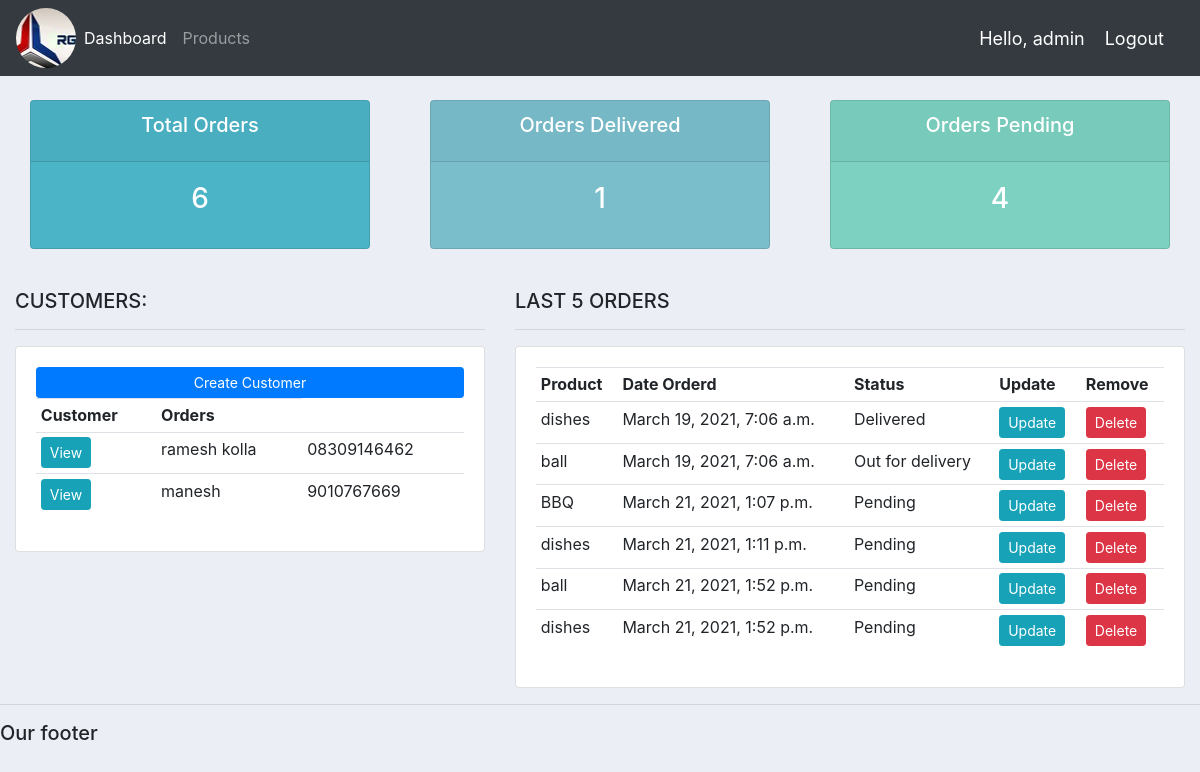
Page / (signed in) on the earlier database version.
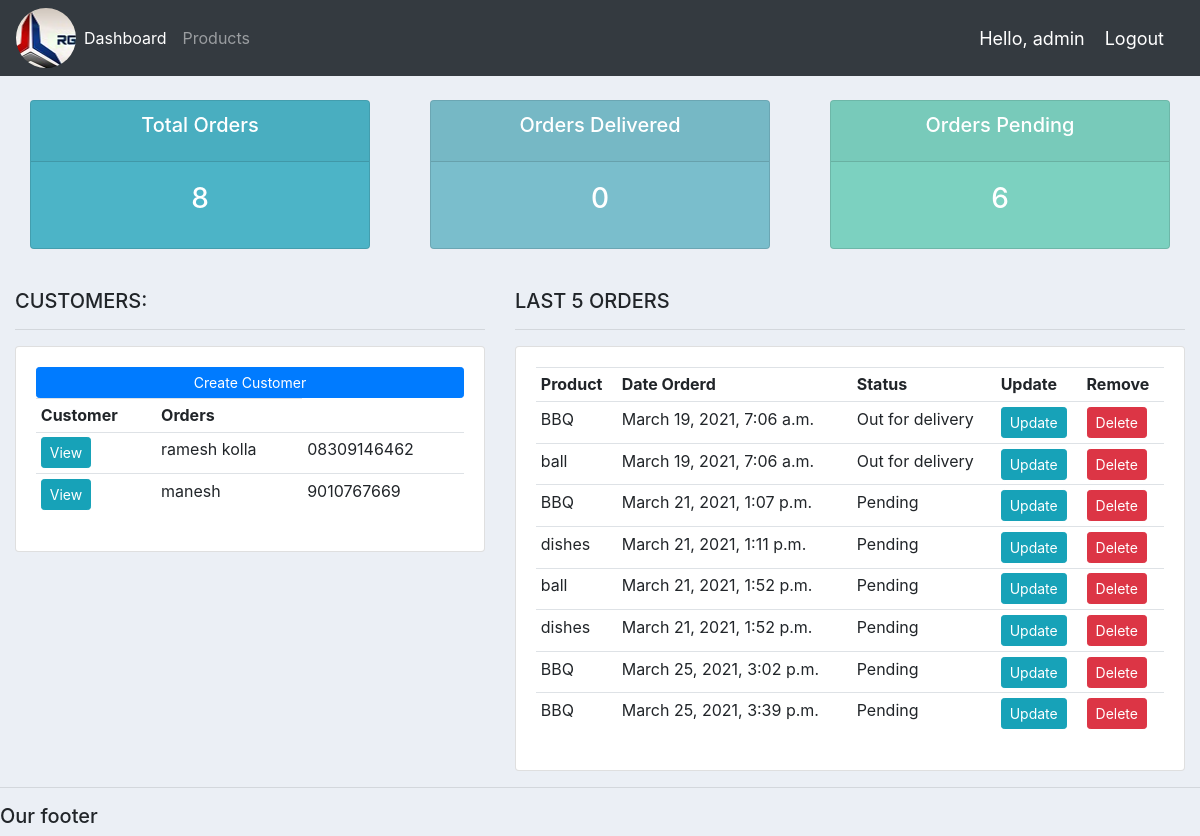
Same page on the later database version.
### accounts/models.py (models this page shows, shortened)
class Customer(models.Model):
    user=models.OneToOneField(User,null=True,blank=True,on_delete=models.CASCADE)
    name=models.CharField(max_length=100,null=True)
    phone=models.CharField(max_length=100,null=True)
    email=models.CharField(max_length=100,null=True)
    profile_pic=models.ImageField(default='profile1.png',null=True,blank=True)
    date_created=models.DateTimeField(auto_now_add=True)

class Order(models.Model):
    STATUS=(
        ('Pending','Pending'),
        ('Out for delivery','Out for delivery'),
        ('Delivered','Delivered')
    )
    customer=models.ForeignKey(Customer,null=True,on_delete=models.SET_NULL)
    product=models.ForeignKey(Product,null=True,on_delete=models.SET_NULL)
    date_created = models.DateTimeField(auto_now_add=True)
    status=models.CharField(max_length=200,null=True,choices=STATUS)
    note = models.CharField(max_length=1000, null=True)

class Product(models.Model):
    CATEGORY=(
        ('Indor','Indoor'),
        ('Out Door','Out Door')
    )
    name=models.CharField(max_length=100,null=True)
    price=models.FloatField(null=True)
    category=models.CharField(max_length=100,null=True,choices=CATEGORY)
    description=models.CharField(max_length=100,null=True,blank=True)
    date_created=models.DateTimeField(auto_now_add=True)
    tags=models.ManyToManyField(Tag)
    def __str__(self):
        return self.name

### accounts/decorators.py (the view)
	def wrapper_function(request, *args, **kwargs):
		group = None
		if request.user.groups.exists():
			group = request.user.groups.all()[0].name
		if group == 'customer':
			return redirect('user-page')
		if group == 'admin':
			return view_func(request, *args, **kwargs)

### accounts/views.py (called while the page is built)
@login_required(login_url='login')
@admin_only
def home(request):
    orders=Order.objects.all()
    customers=Customer.objects.all()
    total_customers=customers.count()
    total_orders=orders.count()
    delivered=orders.filter(status='Delivered').count()
    pending = orders.filter(status='Pending').count()
    custom={'orders':orders,
            'customers':customers,
            'total_orders':total_orders,
            'pending':pending,
            'delivered':delivered}
    return render(request, 'accounts/dashboard.html',custom)

### accounts/templates/accounts/dashboard.html
{%extends 'accounts/main.html'%}
{%block content%}
{%include 'accounts/status.html'%}
<br>
<div class="row">
	<div class="col-md-5">
		<h5>CUSTOMERS:</h5>
		<hr>
		<div class="card card-body">
			<a class="btn btn-primary  btn-sm btn-block" href="">Create Customer</a>
			<table class="table table-sm">
				<tr>
					<th>Customer</th>
					<th>Orders</th>
					<tr>
						{%for customer in customers%}
						<tr>
				<td><a class="btn btn-sm btn-info"  href="{%url 'customer' customer.id%}" >View</a></td>
							<td>{{customer.name}}</td>
							<td>{{customer.phone}}</td>
						</tr>
						{%endfor%}
					</tr>
				</tr>
			</table>
		</div>
	</div>
	<div class="col-md-7">
		<h5>LAST 5 ORDERS</h5>
		<hr>
		<div class="card card-body">
			<table class="table table-sm">
				<tr>
					<th>Product</th>
					<th>Date Orderd</th>
					<th>Status</th>
					<th>Update</th>
					<th>Remove</th>
				</tr>
						{%for order in orders%}
						<tr>
							<td>{{order.product}}</td>
							<td>{{order.date_created}}</td>
							<td>{{order.status}}</td>
							<td><a class="btn btn-sm btn-info" href="{%url 'update_order' order.id %}">Update</a></td>
							<td><a  class="btn btn-sm btn-danger"href="{%url 'delete_order' order.id %}">Delete</a></td>
						</tr>
						{%endfor%}
			</table>
		</div>
	</div>
</div>
{%endblock%}

### accounts/templates/accounts/main.html (shortened to what this page needs)
{% load static %}
<!DOCTYPE html>
<html lang="en">
<head>
    <link rel="stylesheet" href="https://maxcdn.bootstrapcdn.com/bootstrap/4.0.0/css/bootstrap.min.css"
>
    <link rel="stylesheet" type="text/css" href="{%static '/css/main.css'%}">
</head>
<body>
{%include 'accounts/navbar.html'%}
<div class="container-fluid">
{%block content%}
{%endblock%}
</div>
<hr>
<h5>Our footer</h5>
</body>
</html>

### accounts/templates/accounts/navbar.html (shortened to what this page needs)
{% load static %}
<nav class="navbar navbar-expand-lg navbar-dark bg-dark">
  <img src="{%static '/images/logo2.png'%}">
  <div class="collapse navbar-collapse" id="navbarNavAltMarkup">
    <div class="navbar-nav">
       {% if request.user.is_staff %}
      <li class="nav-item active">
        <a class="nav-link" href="{% url 'home' %}">Dashboard</a>
      </li>
      <li class="nav-item">
        <a class="nav-link" href="{% url 'product' %}">Products</a>
      </li>
      {% else %}
       <li class="nav-item">
        <a class="nav-link" href="{% url 'account' %}">Settings</a>
      </li>
      {% endif %}
     </div>
  </div>
  <span class="hello-msg">Hello, {{request.user}}</span>
  <span ><a  class="hello-msg" href="{% url 'logout' %}">Logout</a></span>
</nav>

### accounts/templates/accounts/status.html
<br>
<div class="row">
	<div class="col">
		<div class="col-md">
			<div class="card text-center text-white  mb-3" id="total-orders">
			  	<div class="card-header">
			  		<h5 class="card-title">Total Orders</h5>
			  	</div>
			  	<div class="card-body">
			    	<h3 class="card-title">{{total_orders}}</h3>
			  	</div>
			</div>
		</div>
	</div>
	<div class="col">
		<div class="col-md">
			<div class="card text-center text-white  mb-3" id="orders-delivered">
			  	<div class="card-header">
			  		<h5 class="card-title">Orders Delivered</h5>
			  	</div>
			  	<div class="card-body">
			    	<h3 class="card-title">{{delivered}}</h3>
			  	</div>
			</div>
		</div>
	</div>
	<div class="col">
		<div class="col-md">
			<div class="card text-center text-white  mb-3" id="orders-pending">
			  	<div class="card-header">
			  		<h5 class="card-title">Orders Pending</h5>
			  	</div>
			  	<div class="card-body">
			    	<h3 class="card-title">{{pending}}</h3>
			  	</div>
			</div>
		</div>
	</div>
</div>

### static/css/main.css (style rules this page uses)
body { background-color: #ebeff5; }
#total-orders { background-color: #4cb4c7; }
#orders-delivered { background-color: #7abecc; }
#orders-pending { background-color: #7CD1C0; }

### accounts/templates/accounts/navbar.html (style rules this page uses)
.hello-msg { font-size: 18px; color: #fff; margin-right: 20px; }

Differences in the rows shown:
changed Order (number 1 of 8 on the later page): product "dishes" → "BBQ"; status "Delivered" → "Out for delivery"
added Order: product "BBQ", date_created "March 25, 2021, 3:02 p.m.", status "Pending"
added Order: product "BBQ", date_created "March 25, 2021, 3:39 p.m.", status "Pending"
Other differences:
{{ total_orders }}: "6" → "8"
{{ delivered }}: "1" → "0"
{{ pending }}: "4" → "6"
